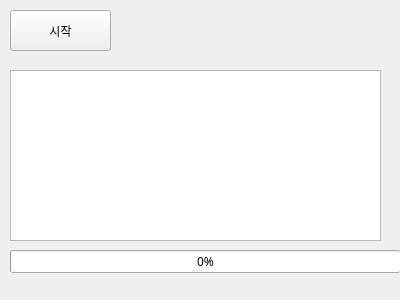
<?xml version="1.0" encoding="UTF-8"?>
<ui version="4.0">
 <class>Form</class>
 <widget class="QWidget" name="Form">
  <property name="geometry">
   <rect>
    <x>0</x>
    <y>0</y>
    <width>400</width>
    <height>300</height>
   </rect>
  </property>
  <property name="minimumSize">
   <size>
    <width>400</width>
    <height>300</height>
   </size>
  </property>
  <property name="maximumSize">
   <size>
    <width>400</width>
    <height>300</height>
   </size>
  </property>
  <property name="font">
   <font>
    <family>맑은 고딕</family>
   </font>
  </property>
  <property name="windowTitle">
   <string>Form</string>
  </property>
  <widget class="QPushButton" name="btnStart">
   <property name="geometry">
    <rect>
     <x>10</x>
     <y>10</y>
     <width>101</width>
     <height>41</height>
    </rect>
   </property>
   <property name="text">
    <string>시작</string>
   </property>
  </widget>
  <widget class="QTextBrowser" name="txbLog">
   <property name="geometry">
    <rect>
     <x>10</x>
     <y>70</y>
     <width>371</width>
     <height>171</height>
    </rect>
   </property>
  </widget>
  <widget class="QProgressBar" name="pgbTask">
   <property name="geometry">
    <rect>
     <x>10</x>
     <y>250</y>
     <width>391</width>
     <height>23</height>
    </rect>
   </property>
   <property name="value">
    <number>0</number>
   </property>
  </widget>
 </widget>
 <resources/>
 <connections/>
</ui>
